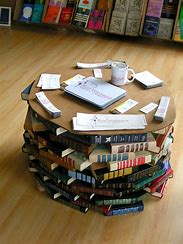
#> input picture book.jpeg, 183 x 244 px
$ python dip.py
#> lines starting #> are read from the running program, lines starting #| are printed output that depends on the picture; after the words box and inside, x2 and y2 are one past the last pixel; in counts of white or black regions, pixels touching at a corner belong together
import cv2
import numpy as np
from matplotlib import pyplot as plt

# Read the input image
image = cv2.imread('book.jpeg')  # Replace 'image.jpg' with the filename of your image
#> image is the input picture: shape (244, 183, 3); mean B, G, R 79.1, 105, 122.9

# Display the original image
plt.subplot(2, 2, 1)
plt.imshow(cv2.cvtColor(image, cv2.COLOR_BGR2RGB))
plt.title('Original Image')

# Convert the image to grayscale
gray_image = cv2.cvtColor(image, cv2.COLOR_BGR2GRAY)
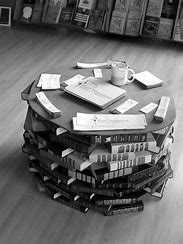
#> gray_image: shape (244, 183); min 0, max 255, mean 107.4

# Display the grayscale image
plt.subplot(2, 2, 2)
plt.imshow(gray_image, cmap='gray')
plt.title('Grayscale Image')

# Apply image smoothing using Gaussian blur
blurred_image = cv2.GaussianBlur(image, (5, 5), 1)
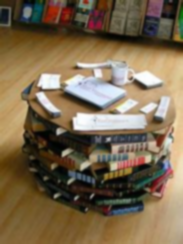
#> blurred_image: shape (244, 183, 3); mean B, G, R 79.1, 105, 122.9

# Display the blurred image
plt.subplot(2, 2, 3)
plt.imshow(blurred_image, cmap='gray')
plt.title('Blurred Image')

# Perform edge detection using the Canny edge detection algorithm
edges = cv2.Canny(image, 100, 200)
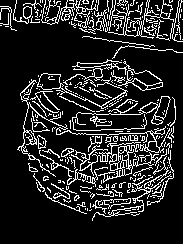
#> edges: shape (244, 183); 15.2% white in thin lines or dots

# Display the edges
plt.subplot(2, 2, 4)
plt.imshow(edges, cmap='gray')
plt.title('Edges')

# Show the plots
plt.tight_layout()
plt.show()
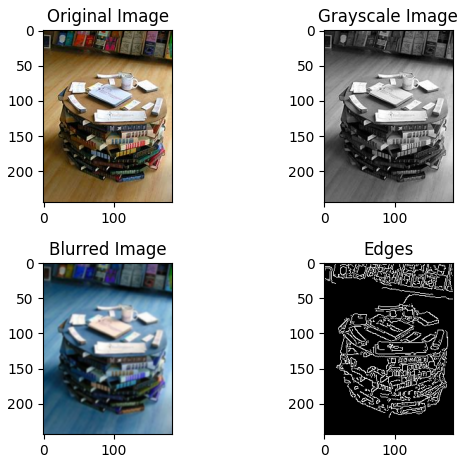
#> figure drawn by matplotlib, 4 panels; B, G, R data is drawn as R, G, B

$ run again, with student1.jpeg copied over book.jpeg
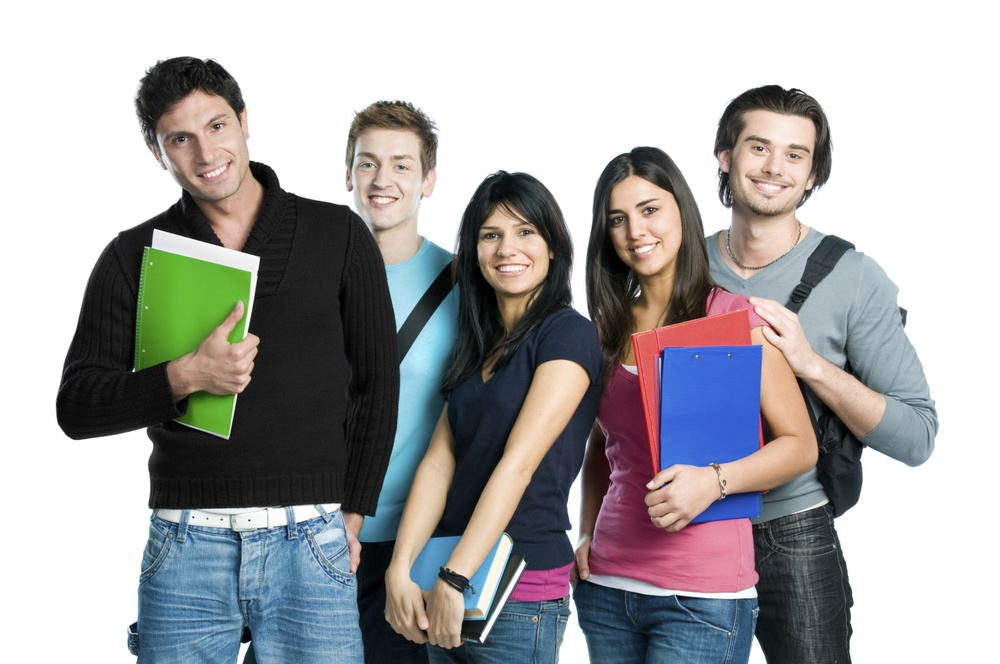
#> input picture student1.jpeg, 1000 x 664 px, shrunk from 2294 x 1523 before the run
#> image is the input picture: shape (664, 1000, 3); mean B, G, R 166.7, 165.5, 166
#> `edges = cv2.Canny(image, 100, 200)`:
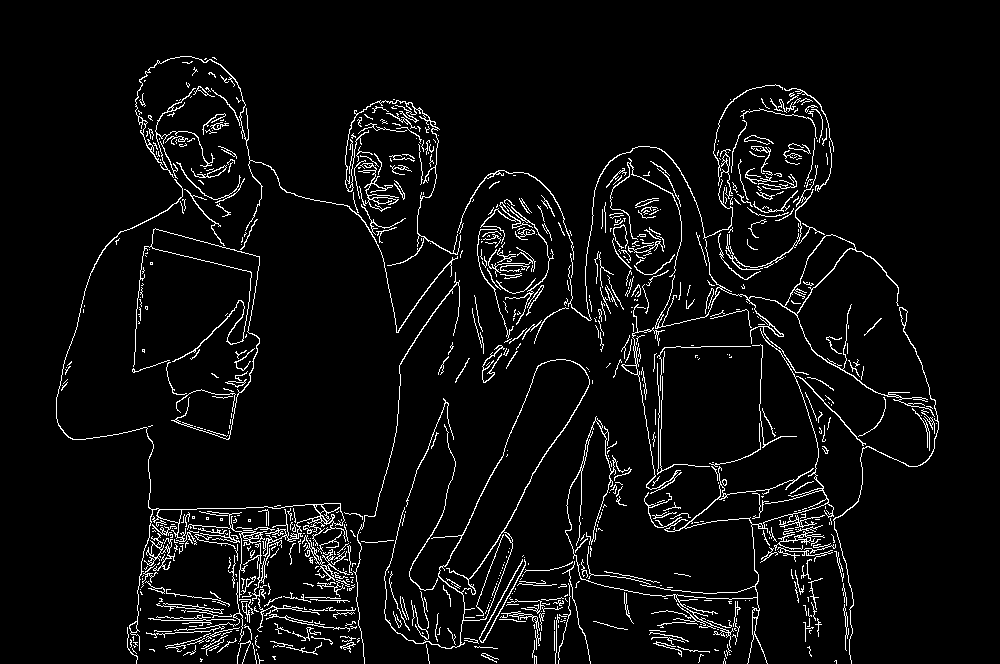
#> edges: shape (664, 1000); 5.1% white in thin lines or dots, all inside (x1, y1, x2, y2) = (56, 56, 939, 664)
#> `plt.show()`:
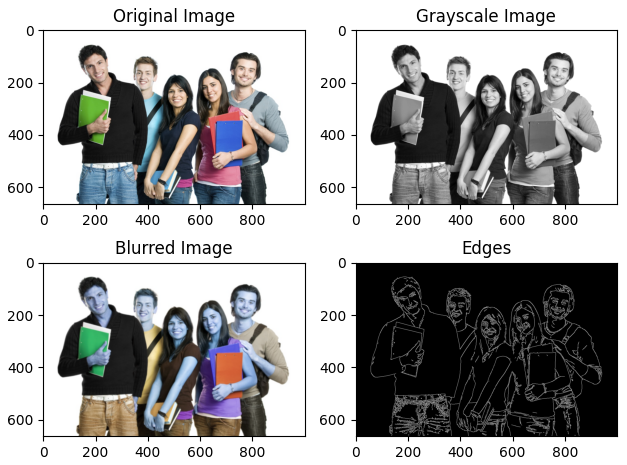
#> figure drawn by matplotlib, 4 panels; B, G, R data is drawn as R, G, B

$ run again, with student2.jpeg copied over book.jpeg
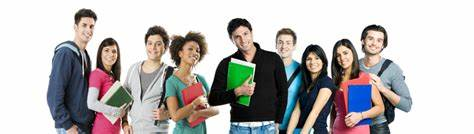
#> input picture student2.jpeg, 474 x 134 px
#> image is the input picture: shape (134, 474, 3); mean B, G, R 180.9, 182.1, 185.3
#> `edges = cv2.Canny(image, 100, 200)`:
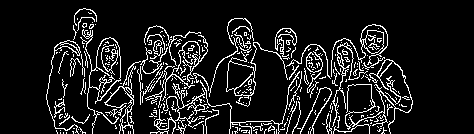
#> edges: shape (134, 474); 11.2% white in thin lines or dots, all inside (x1, y1, x2, y2) = (46, 8, 413, 134)
#> `plt.show()`:
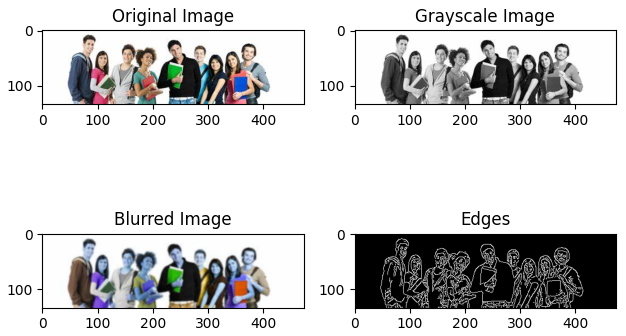
#> figure drawn by matplotlib, 4 panels; B, G, R data is drawn as R, G, B
